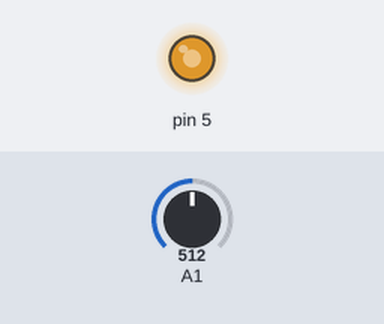
Recording of a sketch running on a simulated Arduino Uno, built with avr-gcc and run on an emulated ATmega328P. Shown: output pins drawn as LEDs (lit = HIGH). The inputs (shaded band) are chosen by the test bench; at power-on: A1 = 512.

Above: at 1.2 s.
1.3 s: A1 set to 716
At 2.5 s:
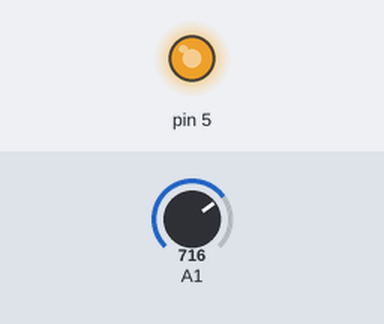
2.8 s: A1 set to 122
At 4.0 s:
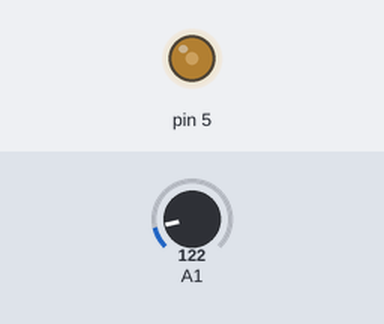
4.3 s: A1 set to 0
At 5.1 s:
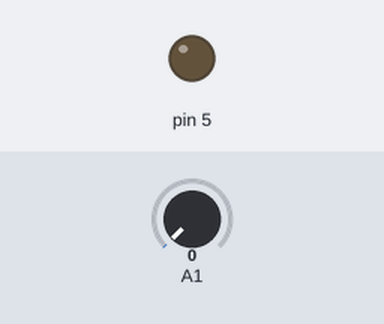
5.8 s: A1 set to 306
At 6.1 s:
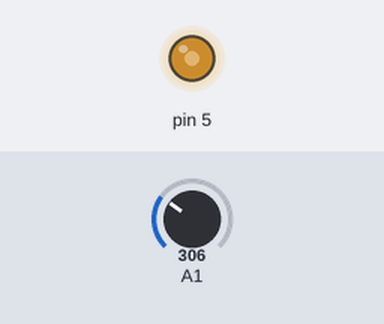
Timing chart, 0 to 8.3 s (numbered marks = the images above; inputs shaded):
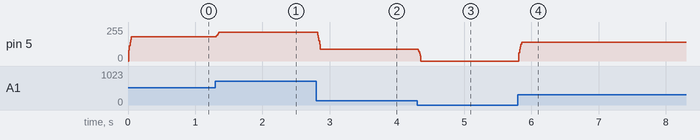

Measured:
- after the input at 1.3 s, pin 5: 181/255 → 214/255 at once
- after the input at 2.8 s, pin 5: 214/255 → 88/255 at once
- after the input at 4.3 s, pin 5: 88/255 → 0/255 at once
- after the input at 5.8 s, pin 5: 0/255 → 139/255 at once

The sketch:

RootBit.ino
```cpp
float window[5] = {0,0,0,0,0};
float maximum = 0;

void setup() {
  Serial.begin(9600); // baud rate 9600 bps
}

void loop() {
  float valPreviousBit = analogRead(PC1);
  float result = 0;

  window[0] = window[1];
  window[1] = window[2];
  window[2] = window[3];
  window[3] = window[4];
  window[4] = valPreviousBit;

  //Do processing
  if(valPreviousBit > maximum) {
    maximum = valPreviousBit;
  }

  float sum = 0;

  for(int i = 0; i < 5; i++) {
    sum += window[i];
  }

  float avg = sum/5;

  if(maximum != 0) {
    result = sqrt(avg)*8;
  }

  delay(10);

  analogWrite(PD5, result);
}
```
